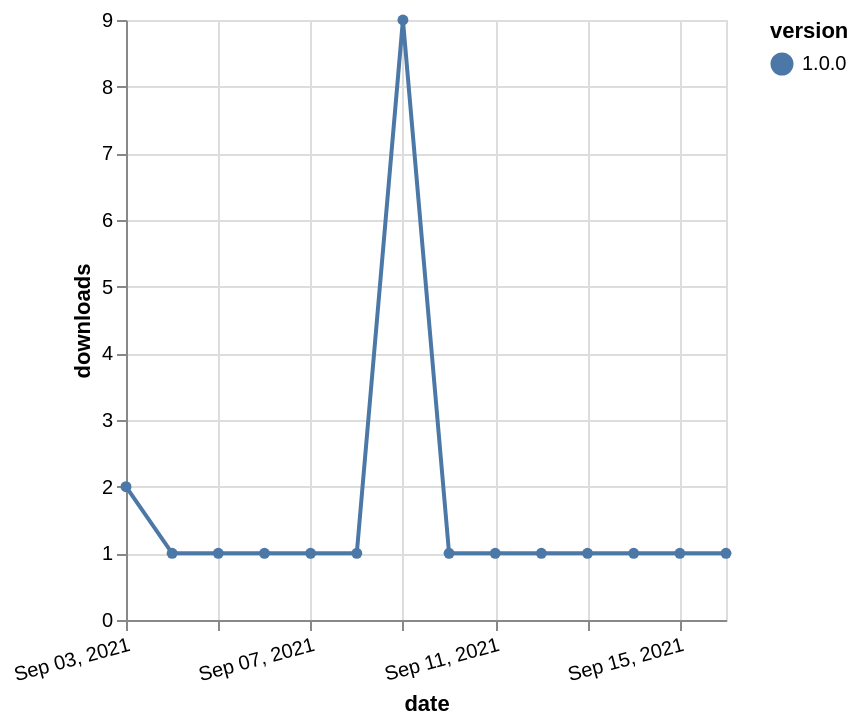

Specify this chart in Vega-Lite:
### Vega-Lite specification from a JSON file in a GitHub repository (floating-point values rounded to 4 significant figures)
{"$schema": "https://vega.github.io/schema/vega-lite/v5.json", "description": "A simple bar chart with embedded data.", "data": {"values": [{"date": "2021-09-03", "total": 510, "delta": 2, "version": "1.0.0"}, {"date": "2021-09-04", "total": 511, "delta": 1, "version": "1.0.0"}, {"date": "2021-09-05", "total": 512, "delta": 1, "version": "1.0.0"}, {"date": "2021-09-06", "total": 513, "delta": 1, "version": "1.0.0"}, {"date": "2021-09-07", "total": 514, "delta": 1, "version": "1.0.0"}, {"date": "2021-09-08", "total": 515, "delta": 1, "version": "1.0.0"}, {"date": "2021-09-09", "total": 524, "delta": 9, "version": "1.0.0"}, {"date": "2021-09-10", "total": 525, "delta": 1, "version": "1.0.0"}, {"date": "2021-09-11", "total": 526, "delta": 1, "version": "1.0.0"}, {"date": "2021-09-12", "total": 527, "delta": 1, "version": "1.0.0"}, {"date": "2021-09-13", "total": 528, "delta": 1, "version": "1.0.0"}, {"date": "2021-09-14", "total": 529, "delta": 1, "version": "1.0.0"}, {"date": "2021-09-15", "total": 530, "delta": 1, "version": "1.0.0"}, {"date": "2021-09-16", "total": 531, "delta": 1, "version": "1.0.0"}]}, "width": "container", "mark": {"type": "line", "point": {"filled": true}}, "encoding": {"x": {"field": "date", "type": "temporal", "timeUnit": "yearmonthdate", "title": "date", "axis": {"labelAngle": -15}}, "y": {"field": "delta", "type": "quantitative", "title": "downloads"}, "color": {"field": "version", "type": "nominal"}, "tooltip": {"field": "delta"}}}
